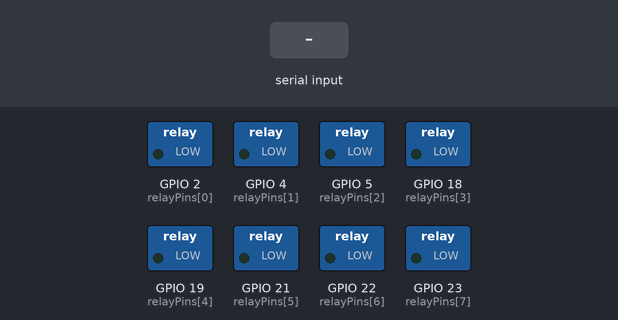
Simulated run of this sketch. Board: ESP32. Shown: switched loads named in the sketch (green lamp = pin HIGH). Inputs (shaded band) come from the test bench. WiFi joins after 1.5 s; servers stay silent unless stated; EEPROM starts erased; nothing arrives over Bluetooth unless stated.

Above: at 2.9 s.
3.0 s: "toggle:1\n" received over the second serial link
At 3.7 s:
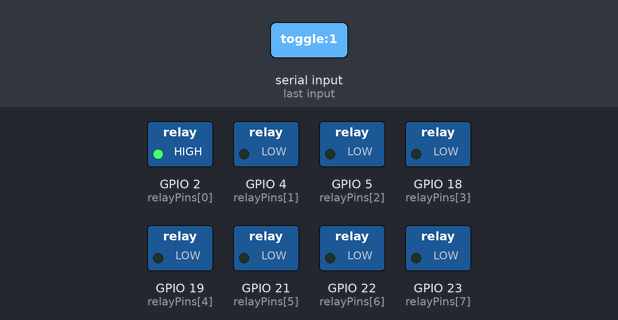
4.5 s: "1:90\n" received over the second serial link
At 5.7 s:
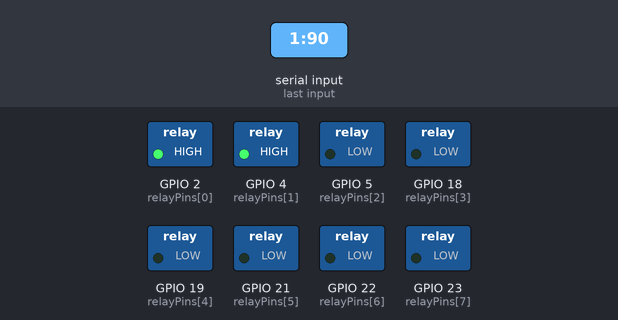
Timing chart, 0 to 7.5 s (numbered marks = the images above; inputs shaded):
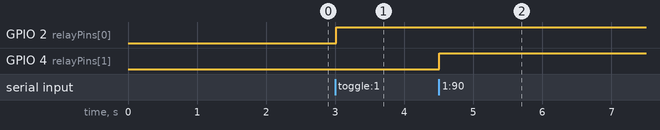

Measured:
- after the input at 3.0 s, GPIO 2 (relayPins[0]): LOW → HIGH at once
- after the input at 4.5 s, GPIO 4 (relayPins[1]): LOW → HIGH at once

The sketch:

firm.ino
```cpp
#include <WiFi.h>
#include <HTTPClient.h>
#include <Preferences.h>
#include <BluetoothSerial.h>
#include <ArduinoWebsockets.h>
#include <ArduinoJson.h>

using namespace websockets;

// ===== WiFi =====
const char* ssidList[] = {"SSID_1","SSID_2","SSID_3","SSID_4"};
const char* passwordList[] = {"PASS_1","PASS_2","PASS_3","PASS_4"};
const int numNetworks = 4;

// ===== Server =====
const char* WS_SERVER = "ws://YOUR_SERVER_IP_OR_DOMAIN:3000";
WebsocketsClient ws;

// ===== Device ID =====
String deviceID = String((uint32_t)ESP.getEfuseMac(), HEX);

// ===== Relays =====
#define NUM_RELAYS 8
const int relayPins[NUM_RELAYS] = {2,4,5,18,19,21,22,23};

bool relayState[NUM_RELAYS];

unsigned long relayTimers[NUM_RELAYS];
unsigned long relayEndTime[NUM_RELAYS];

unsigned long relayUsage[NUM_RELAYS];
unsigned long relayStartTime[NUM_RELAYS];

// ===== Preferences =====
Preferences preferences;

// ===== Bluetooth =====
BluetoothSerial SerialBT;

TaskHandle_t VoiceTaskHandle;

void VoiceTask(void * pvParameters){
  for(;;){
    vTaskDelay(1000 / portTICK_PERIOD_MS);
  }
}

void connectWiFi(){
  for(int i=0;i<numNetworks;i++){
    WiFi.begin(ssidList[i],passwordList[i]);

    unsigned long startAttempt = millis();

    while(WiFi.status()!=WL_CONNECTED && millis()-startAttempt<10000){
      delay(500);
    }

    if(WiFi.status()==WL_CONNECTED){
      return;
    }
  }
}

void saveState(){

  preferences.begin("relayState",false);

  char key[6];

  for(int i=0;i<NUM_RELAYS;i++){

    sprintf(key,"r%d",i);
    preferences.putBool(key,relayState[i]);

    sprintf(key,"t%d",i);
    preferences.putULong(key,relayEndTime[i]);

    sprintf(key,"u%d",i);
    preferences.putULong(key,relayUsage[i]);
  }

  preferences.end();
}

void loadState(){

  preferences.begin("relayState",true);

  char key[6];

  for(int i=0;i<NUM_RELAYS;i++){

    sprintf(key,"r%d",i);
    relayState[i] = preferences.getBool(key,false);

    sprintf(key,"t%d",i);
    relayEndTime[i] = preferences.getULong(key,0);

    sprintf(key,"u%d",i);
    relayUsage[i] = preferences.getULong(key,0);

    pinMode(relayPins[i],OUTPUT);
    digitalWrite(relayPins[i],relayState[i]?HIGH:LOW);

    if(relayEndTime[i] > millis()){
      relayTimers[i] = relayEndTime[i] - millis();
    }else{
      relayTimers[i] = 0;
    }
  }

  preferences.end();
}

void updateRelay(int id,bool state){

  if(id<0 || id>=NUM_RELAYS) return;

  if(state && !relayState[id])
    relayStartTime[id] = millis();

  if(!state && relayState[id])
    relayUsage[id] += millis() - relayStartTime[id];

  relayState[id] = state;

  digitalWrite(relayPins[id],state?HIGH:LOW);

  saveState();

  DynamicJsonDocument doc(256);

  doc["type"]="relay";
  doc["id"]=id;
  doc["state"]=state;

  String out;
  serializeJson(doc,out);
  ws.send(out);
}

void checkTimers(){

  static unsigned long lastCheck=0;

  unsigned long now=millis();

  if(now-lastCheck>=1000){

    lastCheck = now;

    for(int i=0;i<NUM_RELAYS;i++){

      if(relayEndTime[i]>now){

        relayTimers[i] = relayEndTime[i] - now;

      }else if(relayTimers[i]>0){

        relayTimers[i]=0;
        updateRelay(i,false);
      }
    }
  }
}

void sendStatus(){

  if(!ws.available()) return;

  DynamicJsonDocument doc(1024);

  doc["type"]="status";

  JsonArray rel = doc.createNestedArray("relays");
  for(int i=0;i<NUM_RELAYS;i++) rel.add(relayState[i]);

  JsonArray timers = doc.createNestedArray("timers");
  for(int i=0;i<NUM_RELAYS;i++) timers.add(relayTimers[i]/1000);

  JsonArray usageArr = doc.createNestedArray("usageStats");

  for(int i=0;i<NUM_RELAYS;i++){
    JsonObject u = usageArr.createNestedObject();
    u["last"]="--";
    u["today"]=relayUsage[i]/60000;
    u["total"]=relayUsage[i]/60000;
  }

  doc["wifiNum"]=1;
  doc["rssi"]=WiFi.RSSI();

  String out;
  serializeJson(doc,out);

  ws.send(out);
}

void onMessage(WebsocketsMessage msg){

  DynamicJsonDocument doc(512);
  deserializeJson(doc,msg.data());

  const char* type = doc["type"];

  if(strcmp(type,"toggle")==0){

    int id = doc["relay"];
    bool state = doc["state"];

    updateRelay(id,state);
  }

  else if(strcmp(type,"setTimer")==0){

    int id = doc["id"];
    unsigned long sec = doc["sec"];

    relayTimers[id] = sec*1000;
    relayEndTime[id] = millis() + relayTimers[id];

    if(sec>0) updateRelay(id,true);

    saveState();
  }
}

void ensureWS(){

  static unsigned long lastReconnect=0;

  if(WiFi.status()!=WL_CONNECTED) return;

  if(!ws.available() && millis()-lastReconnect>5000){

    ws.connect(WS_SERVER);
    ws.send("{\"type\":\"espInit\"}");

    lastReconnect = millis();
  }
}

void setup(){

  Serial.begin(115200);

  loadState();

  connectWiFi();

  SerialBT.begin("ESP32_SmartHome");

  ws.onMessage(onMessage);
  ws.connect(WS_SERVER);
  ws.send("{\"type\":\"espInit\"}");

  xTaskCreatePinnedToCore(VoiceTask,"VoiceTask",4096,NULL,1,&VoiceTaskHandle,1);
}

void loop(){

  ws.poll();
  ensureWS();

  if(SerialBT.available()){

    String cmd = SerialBT.readStringUntil('\n');
    cmd.trim();

    int sep = cmd.indexOf(':');

    if(sep>0){

      int id = cmd.substring(0,sep).toInt();
      int state = cmd.substring(sep+1).toInt();

      updateRelay(id,state!=0);
    }
  }

  if(WiFi.status()!=WL_CONNECTED){
    connectWiFi();
    delay(500);
  }

  static unsigned long lastStatus=0;

  if(millis()-lastStatus>=1000){
    sendStatus();
    lastStatus=millis();
  }

  checkTimers();

  delay(50);
}
```
